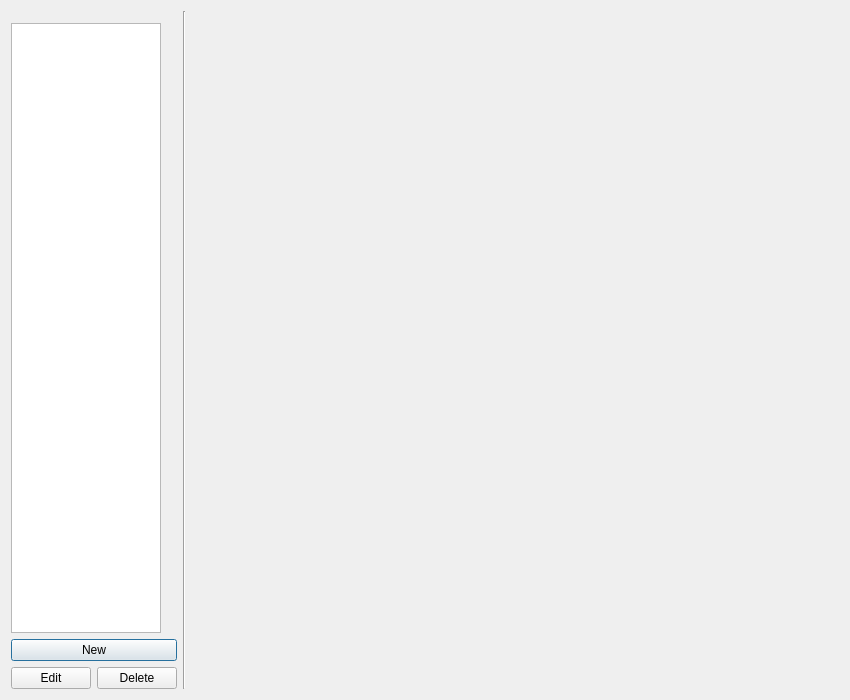
<?xml version="1.0" encoding="UTF-8"?>
<ui version="4.0">
 <class>PropellantDialog</class>
 <widget class="QDialog" name="PropellantDialog">
  <property name="windowModality">
   <enum>Qt::ApplicationModal</enum>
  </property>
  <property name="geometry">
   <rect>
    <x>0</x>
    <y>0</y>
    <width>850</width>
    <height>700</height>
   </rect>
  </property>
  <property name="minimumSize">
   <size>
    <width>850</width>
    <height>700</height>
   </size>
  </property>
  <property name="maximumSize">
   <size>
    <width>16777215</width>
    <height>16777215</height>
   </size>
  </property>
  <property name="windowTitle">
   <string>Propellant Editor</string>
  </property>
  <property name="windowIcon">
   <iconset>
    <normaloff>resources/oMIconCycles.png</normaloff>resources/oMIconCycles.png</iconset>
  </property>
  <layout class="QVBoxLayout" name="verticalLayout">
   <item>
    <layout class="QHBoxLayout" name="horizontalLayout">
     <property name="rightMargin">
      <number>0</number>
     </property>
     <item>
      <layout class="QVBoxLayout" name="verticalLayout_2">
       <property name="topMargin">
        <number>12</number>
       </property>
       <property name="rightMargin">
        <number>0</number>
       </property>
       <item>
        <widget class="QListWidget" name="listWidgetPropellants">
         <property name="maximumSize">
          <size>
           <width>150</width>
           <height>16777215</height>
          </size>
         </property>
         <property name="selectionBehavior">
          <enum>QAbstractItemView::SelectItems</enum>
         </property>
         <property name="selectionRectVisible">
          <bool>true</bool>
         </property>
        </widget>
       </item>
       <item>
        <widget class="QPushButton" name="pushButtonNewPropellant">
         <property name="text">
          <string>New</string>
         </property>
        </widget>
       </item>
       <item>
        <layout class="QHBoxLayout" name="horizontalLayout_2">
         <property name="topMargin">
          <number>0</number>
         </property>
         <item>
          <widget class="QPushButton" name="pushButtonEdit">
           <property name="text">
            <string>Edit</string>
           </property>
          </widget>
         </item>
         <item>
          <widget class="QPushButton" name="pushButtonDelete">
           <property name="text">
            <string>Delete</string>
           </property>
          </widget>
         </item>
        </layout>
       </item>
      </layout>
     </item>
     <item>
      <widget class="Line" name="line">
       <property name="orientation">
        <enum>Qt::Vertical</enum>
       </property>
      </widget>
     </item>
     <item>
      <widget class="PropellantEditor" name="propEditor" native="true">
       <property name="sizePolicy">
        <sizepolicy hsizetype="Expanding" vsizetype="Preferred">
         <horstretch>0</horstretch>
         <verstretch>0</verstretch>
        </sizepolicy>
       </property>
      </widget>
     </item>
    </layout>
   </item>
  </layout>
 </widget>
 <customwidgets>
  <customwidget>
   <class>PropellantEditor</class>
   <extends>QWidget</extends>
   <header location="global">uilib.widgets.propellantEditor</header>
   <container>1</container>
  </customwidget>
 </customwidgets>
 <resources/>
 <connections/>
</ui>
